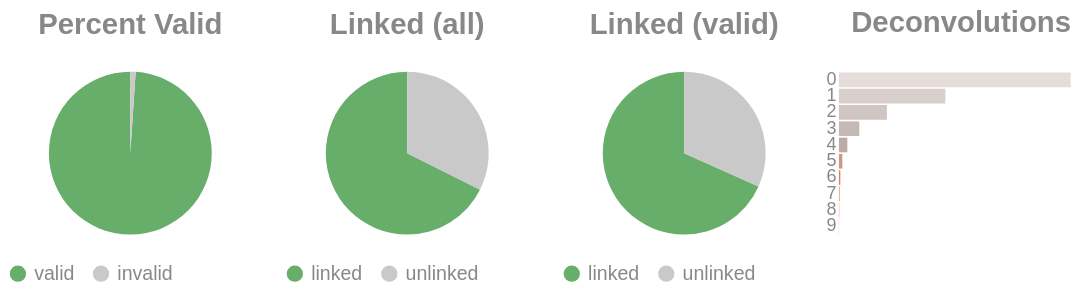

The code cell stored with this chart in its notebook:
### Code cell
if SKIPLR:
    pass
else:
    clash = Counter()
    for i in valids['molecule'].to_list():
        _mol = i.split("-")
        if len(_mol) == 1:
            clash.update('0')
        else:
            clash.update(_mol[-1])

    _d = {"deconvolutions": [], 'count': []}
    for k,v in clash.items():
        _d['deconvolutions'].append(k)
        _d['count'].append(v)

    tot_valid = valids['reads'].sum()
    mask = valids['reads'] >= 2
    n_linked_reads = valids.filter(mask)['reads'].sum()
    if n_linked_reads == 0:
        print_html("No linked molecules (>=2 reads) were detected; skipping linked-only distributions.")
        SKIPLR = True
    else:
        perc_valid = round(tot_valid / n_reads, 4)
        linked_perc_abs = round(n_linked_reads / n_reads, 4)
        linked_perc = round(n_linked_reads / tot_valid, 4)

    _valid = pl.DataFrame({"valids": ['valid', 'invalid'], "count": [tot_valid, n_reads - tot_valid]})
    _linked_abs = pl.DataFrame({"linked (absolute)": ['linked', 'unlinked'], "count": [n_linked_reads, n_reads - n_linked_reads]})
    _linked_rel = pl.DataFrame({"linked (valids)": ['linked', 'unlinked'], "count": [n_linked_reads, tot_valid - n_linked_reads]})

    (
        alt.hconcat(
            piechart(_valid, goodval = 'valid', title = "Percent Valid"),
            piechart(_linked_abs, goodval = "linked", title =  "Linked (all)"),
            piechart(_linked_rel, goodval = "linked", title =  "Linked (valid)"),
            convolutionbar(pl.DataFrame(_d), title = "Deconvolutions"),
            center = True,
            bounds = 'flush'
        )
        .resolve_scale(color='independent')
        .resolve_legend('independent')
        .properties(usermeta={'embedOptions': {"actions": False}})
    ).display()

### Figure 1 — Vega-Lite specification as saved in the notebook (floating-point values rounded to 4 significant figures)
{"width": "container", "height": 400, "config": {"title": {"anchor": "start", "dy": -15, "fontSize": 18, "color": "#888888", "subtitleColor": "#888888", "subtitleFontSize": 14}, "arc": {"fill": "#0072B2"}, "axis": {"domainColor": "#888888", "domainWidth": 0.5, "gridWidth": 0.2, "grid": false, "titleFontWeight": 400, "titleFontSize": 15, "labelFontSize": 11, "labelColor": "#888888", "tickColor": "#888888", "tickWidth": 0.2, "titleColor": "#888888"}, "axisBand": {"grid": false}, "axisX": {"grid": true, "tickSize": 10, "domainCap": "round"}, "axisY": {"domain": false, "grid": true, "tickSize": 0, "domainCap": "round"}, "background": "transparent", "header": {"labelFontSize": 15, "labelColor": "#888888", "titleFontSize": 15, "titleFontWeight": 600, "titleColor": "#888888"}, "legend": {"labelFont": "sans-serif", "labelFontSize": 12, "labelColor": "#888888", "symbolSize": 100, "symbolType": "circle", "titleFontSize": 12, "titlePadding": 10, "titleColor": "#888888", "title": null}, "range": {"category": ["#E69F00", "#56B4E9", "#009E73", "#F0E442", "#0072B2", "#D55E00", "#CC79A7", "#000000"], "diverging": ["#cfe8f3", "#a2d4ec", "#73bfe2", "#46abdb", "#1696d2", "#12719e"]}, "area": {"fill": "#0072B2", "fillOpacity": 0.7, "line": true, "strokeOpacity": 0.7}, "line": {"color": "#0072B2", "stroke": "#0072B2", "strokeWidth": 2}, "trail": {"color": "#0072B2", "stroke": "#0072B2", "strokeWidth": 0, "size": 1}, "point": {"filled": true, "fillOpacity": 1.0, "size": 95}, "text": {"color": "#888888", "fontSize": 11, "align": "right", "fontWeight": 400, "size": 11}, "bar": {"fill": "#0072B2", "stroke": null}, "view": {"stroke": null, "continuousWidth": 660, "continuousHeight": 400}}, "hconcat": [{"data": {"name": "data-9ba7876e72e93060a01ff3e114fa6798"}, "mark": {"type": "arc"}, "encoding": {"color": {"field": "valids", "legend": {"orient": "bottom", "title": null}, "scale": {"domain": ["valid", "invalid"], "range": ["#68ae6b", "#C9C9C9"]}, "title": "Valids", "type": "nominal"}, "theta": {"field": "count", "type": "quantitative"}, "tooltip": [{"field": "valids", "title": "Valids", "type": "ordinal"}, {"field": "percent", "format": ".2%", "title": "Percent", "type": "quantitative"}, {"field": "count", "title": "Count", "type": "quantitative"}]}, "height": 100, "title": {"text": "Percent Valid", "align": "center", "anchor": "middle"}, "transform": [{"calculate": "datum.count / 7217785", "as": "percent"}], "width": 150}, {"data": {"name": "data-2e889ae16feb8e96ed88f4f155f563a7"}, "mark": {"type": "arc"}, "encoding": {"color": {"field": "linked (absolute)", "legend": {"orient": "bottom", "title": null}, "scale": {"domain": ["linked", "unlinked"], "range": ["#68ae6b", "#C9C9C9"]}, "title": "Linked (Absolute)", "type": "nominal"}, "theta": {"field": "count", "type": "quantitative"}, "tooltip": [{"field": "linked (absolute)", "title": "Linked (Absolute)", "type": "ordinal"}, {"field": "percent", "format": ".2%", "title": "Percent", "type": "quantitative"}, {"field": "count", "title": "Count", "type": "quantitative"}]}, "height": 100, "title": {"text": "Linked (all)", "align": "center", "anchor": "middle"}, "transform": [{"calculate": "datum.count / 7217785", "as": "percent"}], "width": 150}, {"data": {"name": "data-3a2415d65a82492bc80a64006ef06c8e"}, "mark": {"type": "arc"}, "encoding": {"color": {"field": "linked (valids)", "legend": {"orient": "bottom", "title": null}, "scale": {"domain": ["linked", "unlinked"], "range": ["#68ae6b", "#C9C9C9"]}, "title": "Linked (Valids)", "type": "nominal"}, "theta": {"field": "count", "type": "quantitative"}, "tooltip": [{"field": "linked (valids)", "title": "Linked (Valids)", "type": "ordinal"}, {"field": "percent", "format": ".2%", "title": "Percent", "type": "quantitative"}, {"field": "count", "title": "Count", "type": "quantitative"}]}, "height": 100, "title": {"text": "Linked (valid)", "align": "center", "anchor": "middle"}, "transform": [{"calculate": "datum.count / 7142290", "as": "percent"}], "width": 150}, {"data": {"name": "data-b8107b36faf8ab407332af5b1816c5af"}, "mark": {"type": "bar"}, "encoding": {"color": {"field": "deconvolutions", "legend": null, "scale": {"scheme": "lightgreyred"}, "type": "nominal"}, "tooltip": [{"field": "deconvolutions", "title": "Deconvolutions", "type": "ordinal"}, {"field": "percent", "format": ".2%", "title": "Percent", "type": "quantitative"}, {"field": "count", "title": "Count", "type": "quantitative"}], "x": {"axis": null, "field": "count", "type": "quantitative"}, "y": {"field": "deconvolutions", "sort": "ascending", "title": null, "type": "nominal"}}, "height": 100, "title": {"text": "Deconvolutions", "align": "center", "anchor": "middle"}, "transform": [{"calculate": "datum.count / 3786380", "as": "percent"}], "width": 150}], "bounds": "flush", "center": true, "resolve": {"legend": {"angle": "independent"}, "scale": {"color": "independent"}}, "usermeta": {"embedOptions": {"actions": false}}, "$schema": "https://vega.github.io/schema/vega-lite/v6.4.1.json", "datasets": {"data-9ba7876e72e93060a01ff3e114fa6798": [{"valids": "valid", "count": 7142290}, {"valids": "invalid", "count": 75495}], "data-2e889ae16feb8e96ed88f4f155f563a7": [{"linked (absolute)": "linked", "count": 4878047}, {"linked (absolute)": "unlinked", "count": 2339738}], "data-3a2415d65a82492bc80a64006ef06c8e": [{"linked (valids)": "linked", "count": 4878047}, {"linked (valids)": "unlinked", "count": 2264243}], "data-b8107b36faf8ab407332af5b1816c5af": [{"deconvolutions": "0", "count": 2086565}, {"deconvolutions": "1", "count": 958159}, {"deconvolutions": "2", "count": 431406}, {"deconvolutions": "3", "count": 183462}, {"deconvolutions": "4", "count": 75553}, {"deconvolutions": "5", "count": 30658}, {"deconvolutions": "6", "count": 12456}, {"deconvolutions": "7", "count": 5064}, {"deconvolutions": "8", "count": 2140}, {"deconvolutions": "9", "count": 917}]}}
